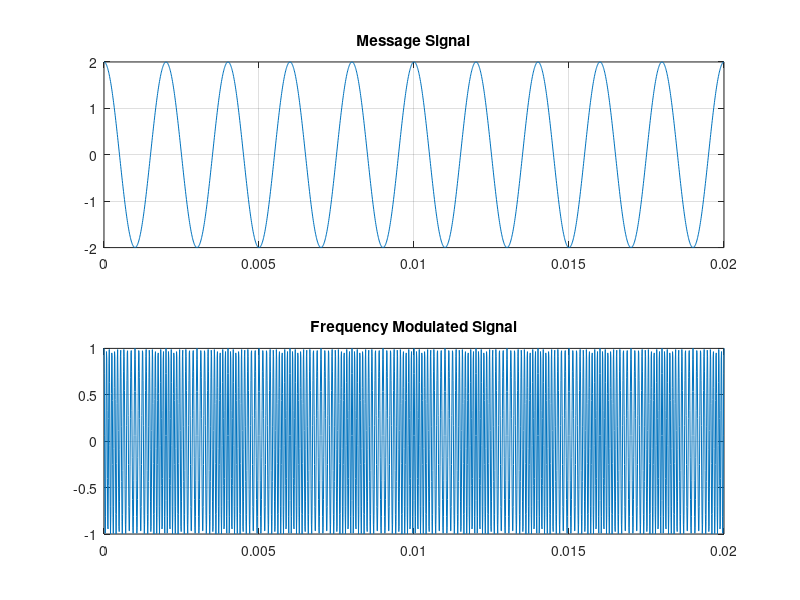
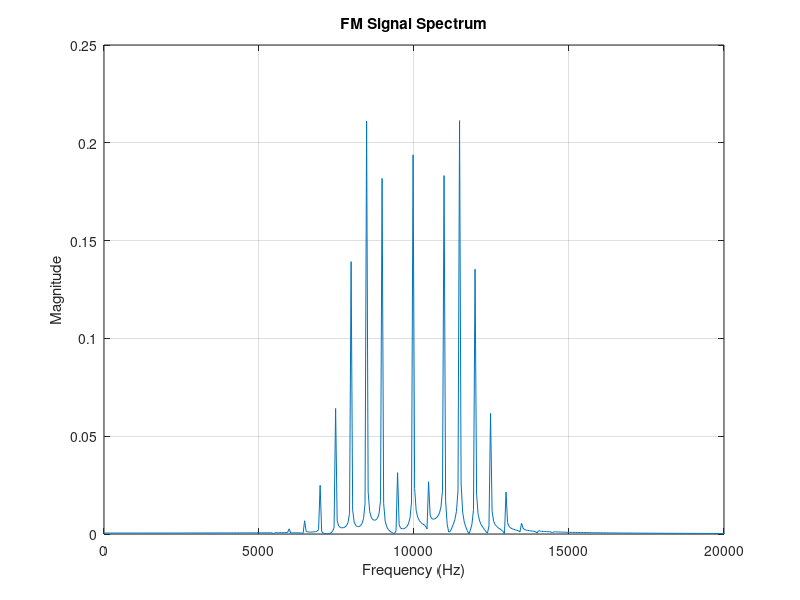

Write the MATLAB code that produced these figures, in order.
clc; clear; close all

Am=2; Ac=1; fm=500; fc=10000;
kf=1000; fs=100000; T=0.02;
t=0:1/fs:T;

m=Am*cos(2*pi*fm*t);
df=kf*Am;
beta=df/fm;

fm_sig=Ac*cos(2*pi*fc*t + beta*sin(2*pi*fm*t));

figure
subplot(2,1,1), plot(t,m), title('Message Signal'), grid on
subplot(2,1,2), plot(t,fm_sig), title('Frequency Modulated Signal'), grid on

N=length(fm_sig);
f=(-N/2:N/2-1)*(fs/N);
FM_FFT=fftshift(abs(fft(fm_sig))/N);

figure
plot(f,FM_FFT), title('FM Signal Spectrum')
xlabel('Frequency (Hz)'), ylabel('Magnitude')
xlim([fc-10000 fc+10000]), grid on

BW=2*(df+fm);

fprintf('\nFM SIGNAL PARAMETERS\n');
fprintf('Carrier Frequency = %d Hz\n',fc);
fprintf('Message Frequency = %d Hz\n',fm);
fprintf('Message Amplitude = %.2f V\n',Am);
fprintf('Frequency Sensitivity = %d Hz/V\n',kf);

fprintf('\nCALCULATED VALUES\n');
fprintf('Frequency Deviation = %d Hz\n',df);
fprintf('Modulation Index = %.2f\n',beta);
fprintf('Bandwidth (Carson Rule) = %d Hz\n',BW);
